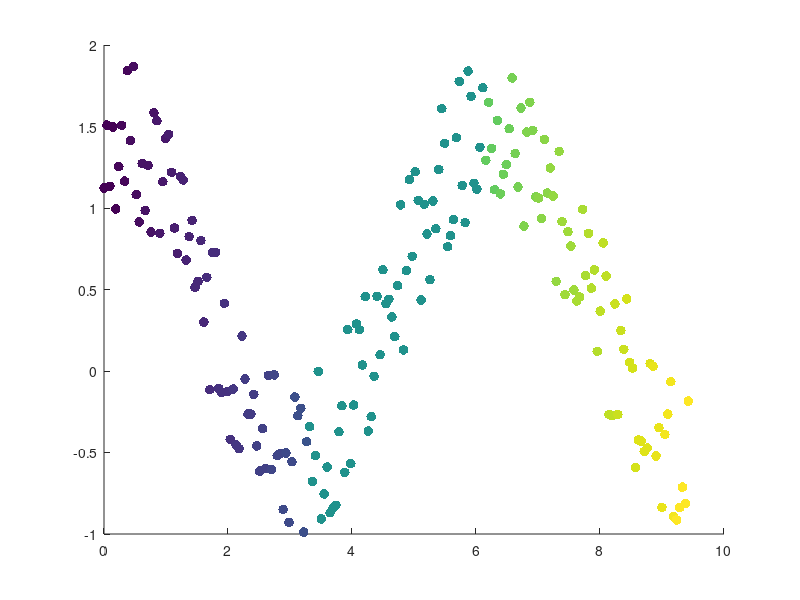

Source code (MATLAB):
x = linspace(0,3*pi,200);
y = cos(x) + rand(1,200);

c = linspace(0,1,length(x));
c(1:70) = linspace(0,1, 70);
c(71:130) = linspace(2,2, 60);
c(131: 200) = 3 + linspace(0,1, 70);

% x,y, size, color
scatter(x,y,50,c, 'filled')

